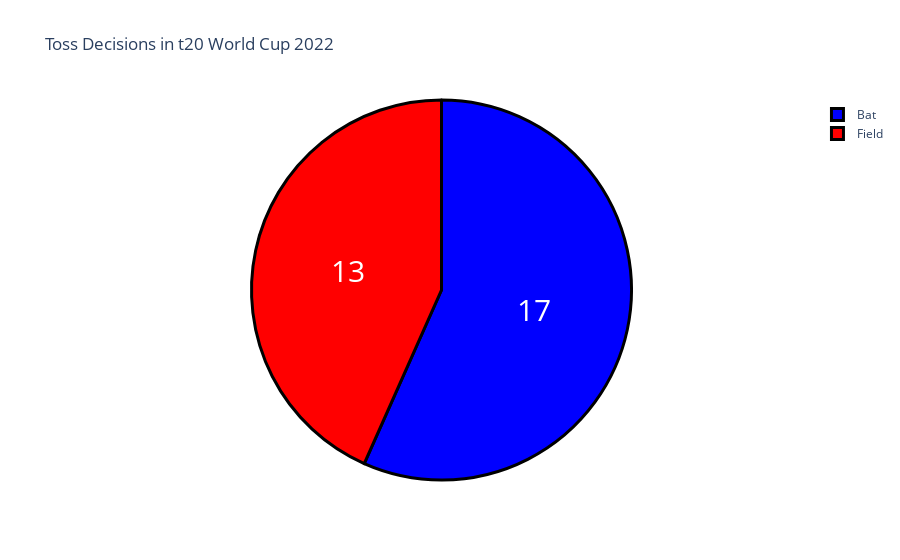

Notebook code for this chart:
### Code cell
toss = data["toss decision"].value_counts()
label = toss.index
counts = toss.values
colors = ['blue','red']

fig = go.Figure(data=[go.Pie(labels=label, values=counts)])
fig.update_layout(title_text='Toss Decisions in t20 World Cup 2022')
fig.update_traces(hoverinfo='label+percent', textinfo='value', textfont_size=30,
                  marker=dict(colors=colors, line=dict(color='black', width=3)))
fig.show()

### Figure 1 — Plotly figure (JSON) as saved in the notebook; plotly's stock layout.template omitted (floating-point values rounded to 4 significant figures)
{"data": [{"hoverinfo": "label+percent", "labels": ["Bat", "Field"], "marker": {"colors": ["blue", "red"], "line": {"color": "black", "width": 3}}, "textfont": {"size": 30}, "textinfo": "value", "type": "pie", "values": [17, 13]}], "layout": {"autosize": true, "title": {"text": "Toss Decisions in t20 World Cup 2022"}}}
